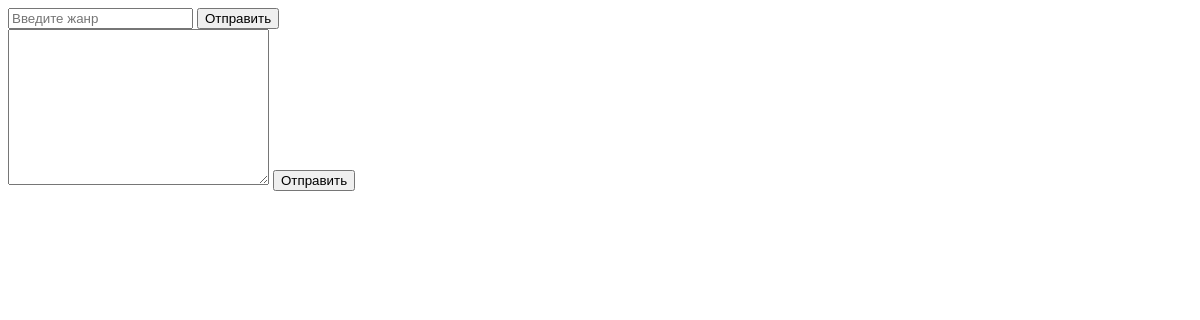
The page /shop/ on the database as committed earlier.
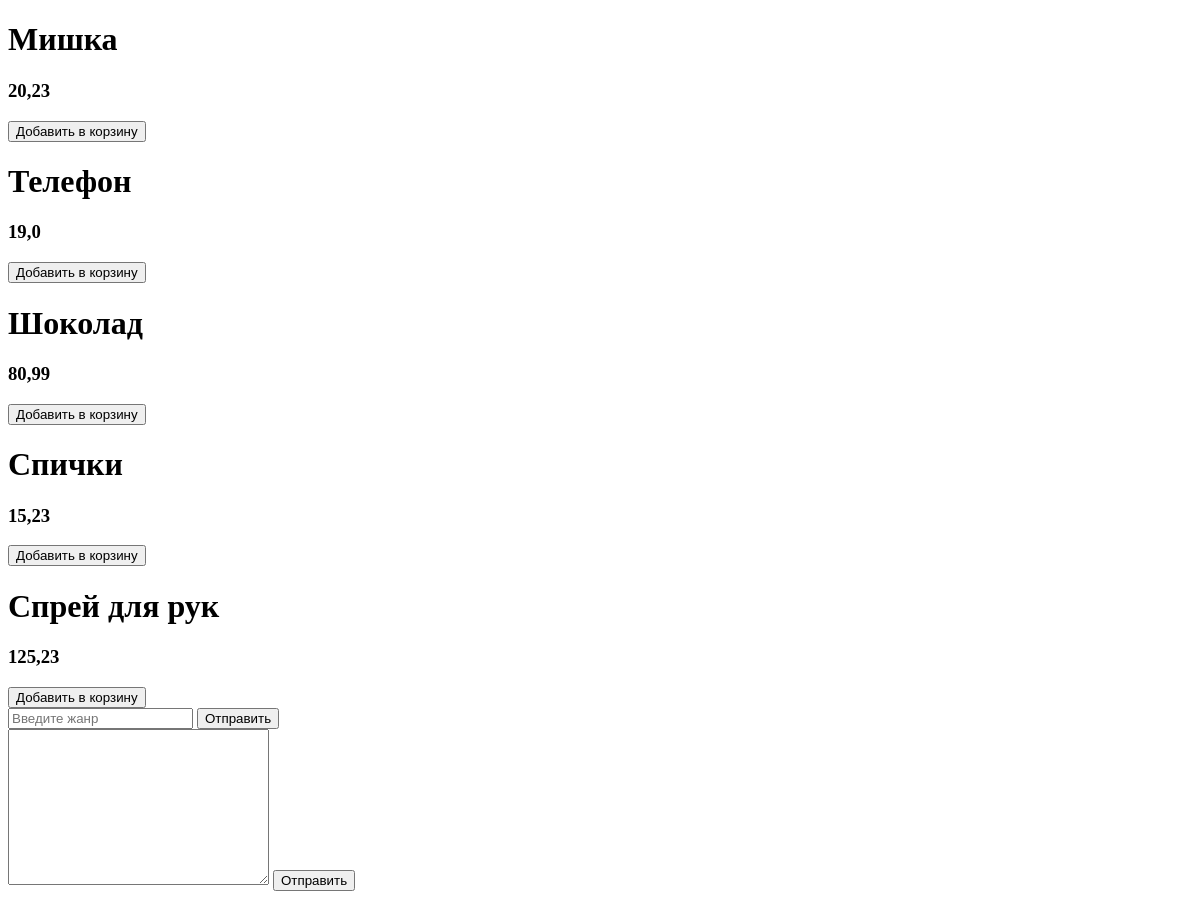
The same page on the database as committed later.
### appShop/models.py (models this page shows, shortened)
class ProductShop(models.Model):
    title = models.CharField('Имя товара', null=False, max_length=150)
    count = models.IntegerField(
        'Кол-во товаров на складе',
        null=False,
        default=0
    )
    price = models.FloatField(
        'Цена товара',
        null=False,
        default=0.0
    )
    class Meta:
        verbose_name = "товар"
        verbose_name_plural = "Товары"

### appShop/views.py (the view, shortened to what this page needs)
# urls.py: path('', views.HomePage.as_view(), name="urlBase")
class HomePage(View):
    def get(self, request):
        obj_products = ProductShop.objects.values('id', 'count', 'title', 'price')
        return render(request, 'appShop/home.html', {
            'products': obj_products
        })

### appShop/templates/appShop/home.html (shortened to what this page needs)
{% load static %}
<!DOCTYPE html>
<html lang="ru">
<head>
</head>
<body>
    {% for product in products %}
        {% if product.count != 0 %}
            <div class="card">
                <h1>{{product.title}}</h1>
                <h3>{{product.price}}</h3>
                <button id="addback" data-product-id="{{product.id}}">Добавить в корзину</button>
            </div>
        {% endif %}
    {% endfor %}
    <form action="{% url 'urlMethodDjangoPost' %}" method="post">
        <input name="janr" type="text" placeholder="Введите жанр">
        <button>Отправить</button>
    </form>
    <form action="{% url 'urlMethodAjaxPost' %}" method="post" id="FormAjax">
        <textarea name="desc" cols="30" rows="10"></textarea>
        <button>Отправить</button>
    </form>
</body>
</html>

Rows that differ between the two databases and show on the page:
added ProductShop: title "Мишка", price "20,23"
added ProductShop: title "Телефон", price "19,0"
added ProductShop: title "Шоколад", price "80,99"
added ProductShop: title "Спички", price "15,23"
added ProductShop: title "Спрей для рук", price "125,23"
